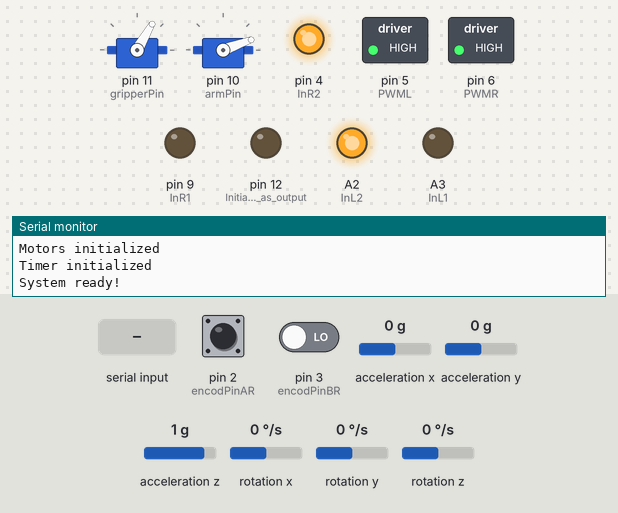
Bench run of a sketch on a simulated Arduino Uno, built with avr-gcc and run on an emulated ATmega328P. On the bench: 2 × servo, switched loads named in the sketch (green lamp = pin HIGH), output pins drawn as LEDs (lit = HIGH), the last lines printed to the serial monitor. The test bench sets the inputs (shaded band); at power-on: acceleration x 0 g, acceleration z 1 g, pin 2 (encodPinAR) HIGH, pin 3 (encodPinBR) LOW, acceleration y 0 g, rotation x 0 °/s, rotation y 0 °/s, rotation z 0 °/s.

Above: at 4.2 s.
4.3 s: acceleration x set to -0.2 g
7.3 s: acceleration x set to -0.5 g
At 8.4 s:
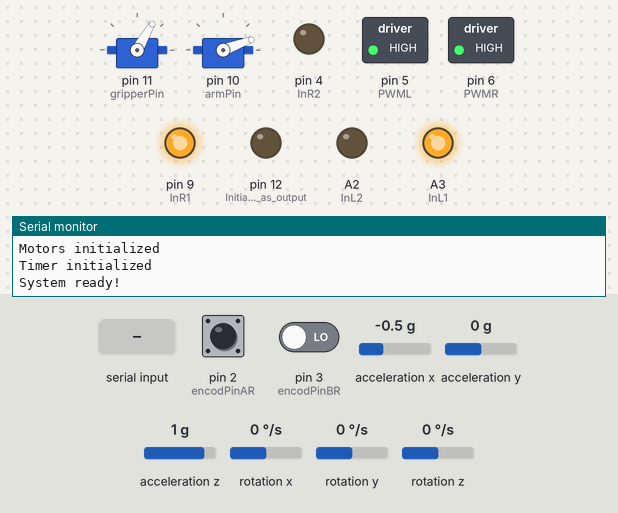
10.3 s: "Z" received over the second serial link
At 11.7 s:
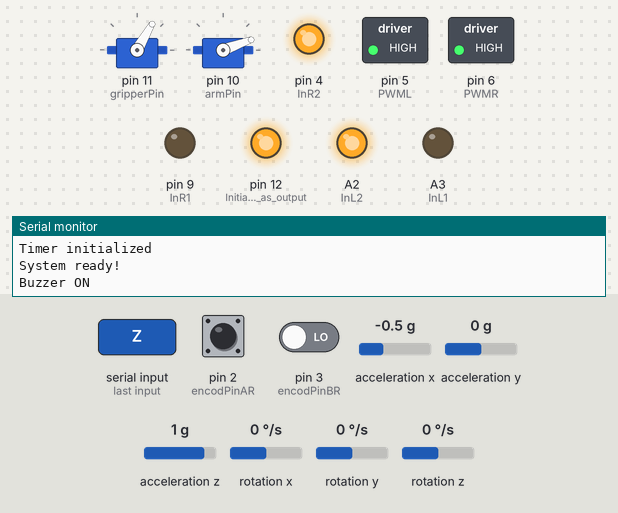
13.3 s: acceleration z set to 0.6 g
At 16.2 s:
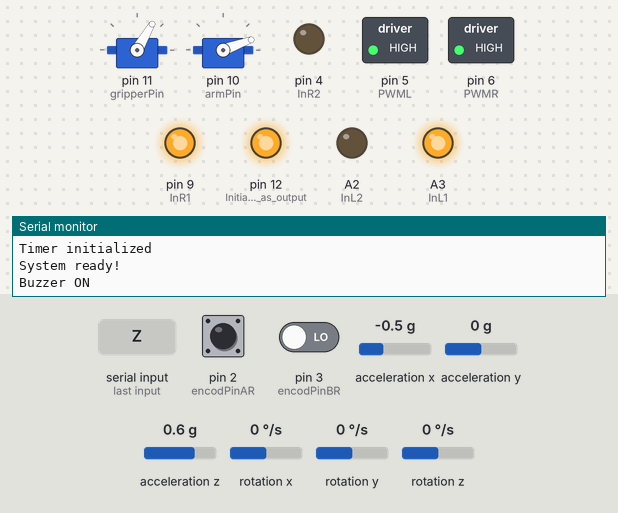
16.3 s: "F" received over the second serial link
18.9 s: "z" received over the second serial link
At 19.5 s:
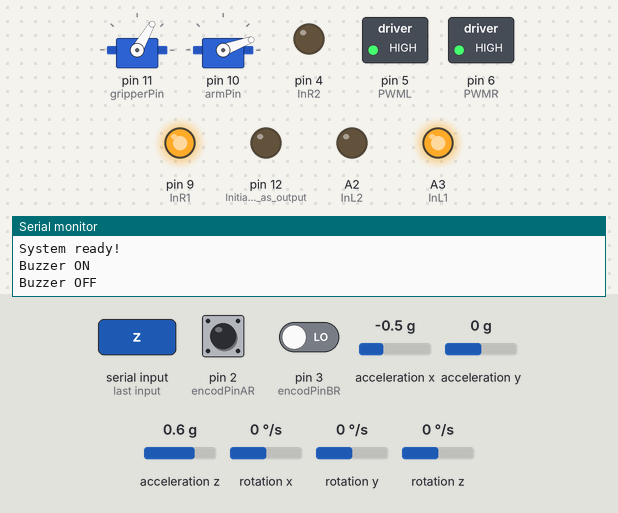
Timing chart, 0 to 22.1 s (numbered marks = the images above; inputs shaded):
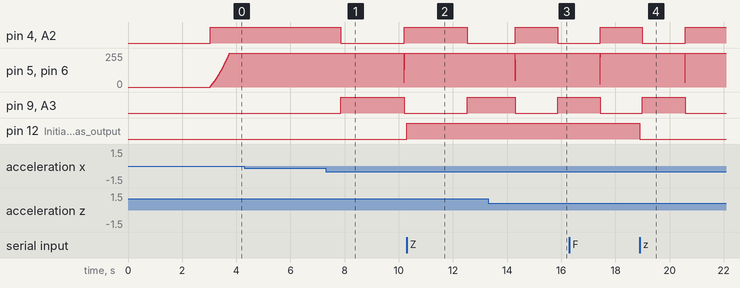

The sketch:

bb_1545_task5.ino
```cpp
//#include <MPU6050_light.h>
//#include "Wire.h"
//#include <SoftwareSerial.h>  // Include SoftwareSerial for Bluetooth communication
//#include <ServoTimer2.h>     // Include ServoTimer2 for servo motor control
//
//// Define SoftwareSerial pins for Bluetooth
//SoftwareSerial bluetooth(A1, A0);  // RX (A1), TX (A0) for HC-05 Bluetooth module
//
//// Define MPU6050 object
//MPU6050 mpu(Wire);
//
//// Variables for tilt angle control
//float tilt = 0.0, tilt_old = 0.0, tilt_dot = 0.0, integral_tilt = 0.0;
//
//// Variables for wheel angle control
//int wheel_pulse_count = 0;
//float wheel_angle = 0.0, wheel_angle_old = 0.0, wheel_dot = 0.0, integral_wheel = 0.0;
//
//// Final output for wheel velocity
//int control_output = 0;
//
//// PID gains for tilt control
//float kp_tilt = 87.0;
//float kd_tilt = 0.95;
//float ki_tilt = 520;
//
//
//// PID gains for wheel control
//float kp_wheel = 5.2;
//float kd_wheel = 0.05;
//float ki_wheel = 8;
//
//
//// Motor control pins
//#define InL1 A3    // Left motor INA pin
//#define PWML 5     // Left motor PWM pin
//#define InL2 A2    // Left motor INB pin
//#define InR1 9     // Right motor INA pin
//#define PWMR 6     // Right motor PWM pin
//#define InR2 4     // Right motor INB pin
//
//// Encoder pins
//#define encodPinAR 2  // Encoder A pin
//#define encodPinBR 3  // Encoder B pin
//
//// Timing variables
//unsigned long last_sample_time = 0;
//const unsigned long SAMPLE_INTERVAL = 20; // Sampling interval (20ms)
//
//// Maximum integral windup limit
//#define INTEGRAL_LIMIT 500.0
//// Tilt control variables
//const float ANGLE_STEP = 0.70; // Increment/decrement step for desired angle
//float initial_tilt = 0.0;
//float desired_tilt = 0.0;
//
//// Wheel control variables
//const float WHEEL_STEP = 1; // Increment/decrement step for desired angle
//float initial_angle = 0.0;
//float desired_wheel_angle = 0.0;
//
//// Servo pins and Bluetooth
//#define gripperPin  11  // Gripper servo pin
//#define armPin 10       // Arm servo pin
//#define rxPin A1        // Bluetooth RX pin
//#define txPin A0        // Bluetooth TX pin
//
//ServoTimer2 servoGripper;    // Gripper servo
//ServoTimer2 servoArm;        // Arm servo
//
//int currentAngleGripper = 50;  // Initial angle for the gripper servo
//int currentAngleArm = 0;       // Initial angle for the arm servo
//
//bool tilt_command_received = false; // Flag to track if 'F' or 'B' command was received
//
//// Timeout variables for resetting tilt
//unsigned long last_command_time = 0;       // Tracks the last time 'F' or 'B' was received
//const unsigned long COMMAND_TIMEOUT = 3000; // Timeout period in milliseconds
//
///**
// * Function to initialize motor pins
// */
//void motor_init() {
//    pinMode(InL1, OUTPUT);
//    pinMode(InL2, OUTPUT);
//    pinMode(PWML, OUTPUT);
//    pinMode(InR1, OUTPUT);
//    pinMode(InR2, OUTPUT);
//    pinMode(PWMR, OUTPUT);
//
//    // Stop motors initially
//    digitalWrite(InL1, LOW);
//    digitalWrite(InL2, LOW);
//    analogWrite(PWML, 0);
//    digitalWrite(InR1, LOW);
//    digitalWrite(InR2, LOW);
//    analogWrite(PWMR, 0);
//}
//
///**
// * Function to initialize Timer1 for IMU updates
// */
//void timer1_init() {
//    cli();  // Disable global interrupts
//    TIMSK1 = 0x01;  // Enable Timer1 overflow interrupt
//    TCCR1B = 0x00;  // Stop timer
//    TCNT1H = 0xA2;  // Load high byte
//    TCNT1L = 0x3F;  // Load low byte
//    TCCR1A = 0x00;
//    TCCR1C = 0x00;
//    TCCR1B = 0x02;  // Start timer with prescaler 8
//    sei();  // Enable global interrupts
//}
//
///**
// * Function to control left motor
// * @param pwm: PWM value for controlling motor speed and direction
// */
//void motor_control_L(int pwm) {
//    if (pwm < 0) {
//        digitalWrite(InL1, HIGH);
//        digitalWrite(InL2, LOW);
//        pwm = -pwm;
//    } else {
//        digitalWrite(InL1, LOW);
//        digitalWrite(InL2, HIGH);
//    }
//    analogWrite(PWML, pwm);
//}
//
///**
// * Function to control right motor
// * @param pwm: PWM value for controlling motor speed and direction
// */
//void motor_control_R(int pwm) {
//    if (pwm < 0) {
//        digitalWrite(InR1, HIGH);
//        digitalWrite(InR2, LOW);
//        pwm = -pwm;
//    } else {
//        digitalWrite(InR1, LOW);
//        digitalWrite(InR2, HIGH);
//    }
//    analogWrite(PWMR, pwm);
//}
//
///**
// * Function to turn left
// * @param tspeed: Speed of the turn
// */
//void left_turn(int tspeed) {
//    digitalWrite(InR2, LOW);
//    digitalWrite(InR1, HIGH);
//    digitalWrite(InL2, HIGH);
//    digitalWrite(InL1, LOW);
//
//    analogWrite(PWML, tspeed);
//    analogWrite(PWMR, tspeed);
//}
//
///**
// * Function to turn right
// * @param tspeed: Speed of the turn
// */
//void right_turn(int tspeed) {
//    digitalWrite(InR2, HIGH);
//    digitalWrite(InR1, LOW);
//    digitalWrite(InL2, LOW);
//    digitalWrite(InL1, HIGH);
//
//    analogWrite(PWML, tspeed);
//    analogWrite(PWMR, tspeed);
//}
//
///**
// * Timer1 ISR for IMU updates
// */
//ISR(TIMER1_OVF_vect) {
//    sei();  // Re-enable global interrupts
//    TCNT1H = 0xA2;  // Reload high byte of the timer
//    TCNT1L = 0x3F;  // Reload low byte of the timer
//    mpu.update();  // Update IMU data
//    cli();  // Disable global interrupts for the next instructions
//
//    feedback();     // Update feedback variables
//    control_eqn();  // Execute control equation
//}
//
///**
// * Function to update feedback variables for tilt and wheel parameters
// */
//void feedback() {
//    tilt = mpu.getAngleY();  // Get tilt angle
//    tilt_dot = (tilt - tilt_old) / 0.012;  // Tilt rate (derivative)
//    tilt_old = tilt;
//
//    wheel_angle = (wheel_pulse_count * 360.0) / 700.0;  // Convert pulse count to degrees
//    wheel_dot = (wheel_angle - wheel_angle_old) / 0.012;  // Wheel speed (derivative)
//    wheel_angle_old = wheel_angle;
//
//    // Update integral terms with anti-windup
//    integral_tilt += tilt * 0.012;
//    integral_tilt = constrain(integral_tilt, -INTEGRAL_LIMIT, INTEGRAL_LIMIT);
//
//    integral_wheel += wheel_angle * 0.012;
//    integral_wheel = constrain(integral_wheel, -INTEGRAL_LIMIT, INTEGRAL_LIMIT);
//}
//
///**
// * Function to convert angle to pulse width for servo control
// * @param angle: Angle in degrees
// * @return Pulse width corresponding to the angle
// */
//int angleToPulse(int angle) {
//    return 750 + ((angle / 180.0) * 1500);
//}
//
///**
// * Function to calculate control equation combining tilt and wheel control
// */
//void control_eqn() {
//    float tilt_control = (kp_tilt * (tilt - desired_tilt)) + (kd_tilt * tilt_dot) + (ki_tilt * integral_tilt);
//    float wheel_control = (kp_wheel * wheel_angle - desired_wheel_angle) + (kd_wheel * wheel_dot) + (ki_wheel * integral_wheel);
//
//    control_output = tilt_control + wheel_control;  // Combine tilt and wheel control
//    control_output = constrain(control_output, -255, 255);  // Constrain output for motors
//
//    motor_control_L(control_output);  // Control left motor
//    motor_control_R(control_output);  // Control right motor
//}
//
///**
// * ISR for encoder input to track wheel pulses
// */
//void motor_encoder() {
//    if (digitalRead(encodPinBR) == HIGH) {
//        wheel_pulse_count--;  // Decrease pulse count
//    } else {
//        wheel_pulse_count++;  // Increase pulse count
//    }
//}
//
///**
// * Arduino setup function
// */
//void setup() {
//    Serial.begin(115200);
//    Serial.begin(9600);
//
//    // Initialize buzzer on D12
//    pinMode(12, OUTPUT); // Initialize D12 as output for buzzer
//    digitalWrite(12, LOW); // Start with the buzzer off
//
//    // Attach the servos to their respective pins
//    servoGripper.attach(gripperPin);     // Attach the gripper servo pin
//    servoArm.attach(armPin);             // Attach the arm servo pin
//
//    servoGripper.write(angleToPulse(currentAngleGripper));  // Initial angle for the gripper servo
//    servoArm.write(angleToPulse(currentAngleArm));          // Initial angle for the arm servo
//    delay(1000);
//
//    // Attach the servos to their respective pins
//    servoGripper.detach();     // Attach the gripper servo pin
//    servoArm.detach();             // Attach the arm servo pin
//
//    bluetooth.begin(9600);  // Start Bluetooth communication at 9600 baud rate
//    Serial.println("Control System Starting...");
//    Serial.println("Bluetooth is ready!");
//
//    // MPU6050 setup
//    Wire.begin();
//    byte status = mpu.begin();
//    Serial.print(F("MPU6050 status: "));
//    Serial.println(status);
//    if (status != 0) {
//        Serial.println("MPU initialization failed! Check connections.");
//        while (1);  // Halt program if MPU initialization fails
//    }
//    Serial.println("MPU initialization done");
//    delay(1000);
//    mpu.calcOffsets(true, true);
//
//    // Get initial tilt angle
//    mpu.update();
//    initial_tilt = mpu.getAngleY();
//    desired_tilt = initial_tilt;
//    Serial.print("Initial tilt angle: ");
//    Serial.println(initial_tilt);
//
//    // Motor setup
//    motor_init();
//    Serial.println("Motors initialized");
//
//    // Timer setup
//    timer1_init();
//    Serial.println("Timer initialized");
//    attachInterrupt(digitalPinToInterrupt(2), motor_encoder, RISING);  // Attach encoder ISR
//    Serial.println("System ready!");
//}
//
///**
// * Arduino main loop function
// */
//void loop() {
//    tilt_command_received = false; // Reset flag at the start of each loop
//    unsigned long current_time = millis();
//    // Check for data from Serial Monitor
//    if (bluetooth.available()) {
//        // Read the incoming character
//        char input = bluetooth.read();
//        switch (input) {
//            case 'F':
//                last_command_time = millis();
//                desired_tilt += ANGLE_STEP;
////                desired_wheel_angle += WHEEL_STEP;
//                tilt_command_received = true; // Set flag
//
//                break;
//
//            case 'B':
//                last_command_time = millis();
//                desired_tilt -= ANGLE_STEP;
////                desired_wheel_angle -= WHEEL_STEP;
//                tilt_command_received = true; // Set flag
//
//                break;
//
//            case 'L':
//                last_command_time = millis();
//                left_turn(255);
//                tilt_command_received = true; // Set flag
//                break;
//
//            case 'R':
//                last_command_time = millis();
//                right_turn(255);
//                tilt_command_received = true; // Set flag
//                break;
//
//            case 'Z':
//                digitalWrite(12, HIGH);  // Turn on the buzzer
//                Serial.println("Buzzer ON");
//                break;
//
//            case 'z':
//                digitalWrite(12, LOW);  // Turn off the buzzer
//                Serial.println("Buzzer OFF");
//                break;
//
//            case 'U': // Decrease gripper angle
//                currentAngleGripper = constrain(currentAngleGripper - 10, 50, 130);
//                servoGripper.write(angleToPulse(currentAngleGripper));
//                break;
//
//            case 'D': // Increase gripper angle
//                currentAngleGripper = constrain(currentAngleGripper + 10, 50, 130);
//                servoGripper.write(angleToPulse(currentAngleGripper));
//                break;
//
//            case 'O': // Move arm servo to 0 degrees
//                currentAngleArm = 0;
//                servoArm.write(angleToPulse(currentAngleArm));
//                break;
//
//            case 'C': // Move arm servo to 180 degrees
//                currentAngleArm = 180;
//                servoArm.write(angleToPulse(currentAngleArm));
//                break;
//
//            case 'P': // Reset desired tilt
//                desired_tilt = initial_tilt;
//                break;
//
//            case 'A': // Reset desired tilt
//                servoArm.attach(armPin);             // Attach the arm servo pin
//                servoGripper.attach(gripperPin);     // Attach the gripper servo pin
//                break;
//
//            case 'a': // Reset desired tilt
//                servoArm.detach();             // Attach the arm servo pin
//                servoGripper.detach();     // Attach the gripper servo pin
//                break;
//
//            default:
//                Serial.println("Unknown command.");
//                break;
//        }
//    }
//    // Check if the timeout has been exceeded
//    if (current_time - last_command_time > COMMAND_TIMEOUT) {
//       // Check the flag to determine whether to reset the tilt
//       if (!tilt_command_received) {
//        desired_tilt = initial_tilt; // Reset to initial tilt if no 'F' or 'B' command was received
//      }
//    }
//}
```

Source omitted: vir.ino (12541 bytes)

Measured:
- the behaviour switches between -0.3 and -0.4 g on acceleration x (found by bisection; images 0 and 1)
- the behaviour switches between 0.8 and 0.7 g on acceleration z (found by bisection; images 2 and 3)
- after the input at 4.3 s, every drawn part: stays the same
- after the input at 7.3 s, pin 4 (InR2), A2 (InL2): HIGH → LOW after 0.56 s instead of 1.5 s; pin 5 (PWML), pin 6 (PWMR): 255/255 → 202/255 after 2.9 s, → 34/255 0.01 s later, → 135/255 0.01 s later, → 255/255 0.01 s later; pin 9 (InR1), A3 (InL1): LOW → HIGH after 0.56 s instead of 1.5 s
- after the input at 10.3 s, pin 12 (Initialize_D12_as_output): LOW → HIGH at once
- after the input at 13.3 s, pin 4 (InR2), A2 (InL2): LOW → HIGH after 0.99 s instead of 1.6 s; pin 9 (InR1), A3 (InL1): HIGH → LOW after 0.99 s instead of 1.6 s
- after the input at 18.9 s, pin 12 (Initialize_D12_as_output): HIGH → LOW at once
